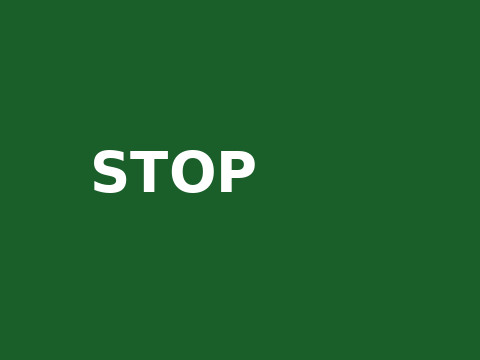
#> input picture fixtures/e2e/batch_sign.png, 480 x 360 px
$ python -i preprocess.py   (imports and definitions only)
#> lines starting #> are read from the running program, lines starting #| are printed output that depends on the picture; after the words box and inside, x2 and y2 are one past the last pixel; in counts of white or black regions, pixels touching at a corner belong together
#> further down, picture is the input picture: PIL image 480x360 RGB; mean R, G, B 30.5, 98.1, 46.1
"""Image enhancement and text-line segmentation."""
from __future__ import annotations
from dataclasses import dataclass
from PIL import Image, ImageEnhance, ImageOps

@dataclass(frozen=True)
class Region:
    box: tuple[int, int, int, int]
    image: Image.Image

def enhance(image: Image.Image) -> Image.Image:
    image = ImageOps.exif_transpose(image).convert("RGB")
    image = ImageOps.autocontrast(image, cutoff=0.5)
    return ImageEnhance.Sharpness(image).enhance(1.25)

def load_image(path: str) -> Image.Image:
    with Image.open(path) as image:
        return enhance(image.copy())

def _merge_lines(boxes: list[tuple[int, int, int, int]]) -> list[tuple[int, int, int, int]]:
    boxes = sorted(boxes, key=lambda b: (b[1], b[0]))
    merged: list[list[int]] = []
    for x1, y1, x2, y2 in boxes:
        cy = (y1 + y2) / 2
        placed = False
        for current in merged:
            ccy = (current[1] + current[3]) / 2
            ch = max(1, current[3] - current[1])
            h = max(1, y2 - y1)
            if abs(cy - ccy) <= 0.6 * max(ch, h):
                current[0] = min(current[0], x1)
                current[1] = min(current[1], y1)
                current[2] = max(current[2], x2)
                current[3] = max(current[3], y2)
                placed = True
                break
        if not placed:
            merged.append([x1, y1, x2, y2])
    return [tuple(b) for b in merged]

def segment_text_lines(image: Image.Image, max_regions: int = 5) -> list[Region]:
    # OpenCV/Numpy are intentionally imported lazily. Contract tests using the
    # stub backend do not need the heavy OCR runtime.
#> called with max_regions = 5
    import cv2
    import numpy as np

    arr = np.asarray(image)
    gray = cv2.cvtColor(arr, cv2.COLOR_RGB2GRAY)
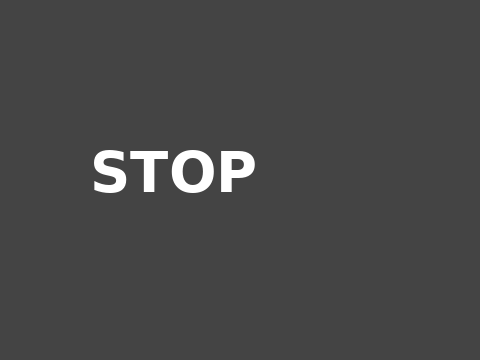
#> gray: shape (360, 480); min 68, max 255, mean 71.6
    clahe = cv2.createCLAHE(clipLimit=2.0, tileGridSize=(8, 8)).apply(gray)
    grad = cv2.morphologyEx(
        clahe, cv2.MORPH_GRADIENT, cv2.getStructuringElement(cv2.MORPH_RECT, (3, 3))
    )
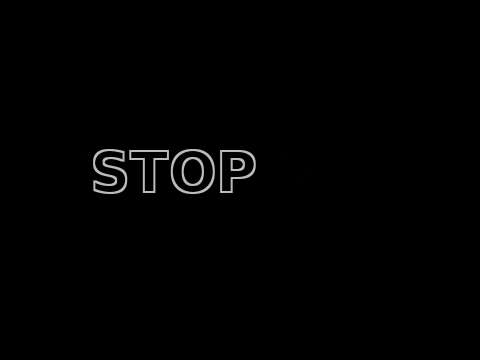
#> grad: shape (360, 480); min 0, max 188, mean 1.9
    _, bw = cv2.threshold(grad, 0, 255, cv2.THRESH_BINARY + cv2.THRESH_OTSU)
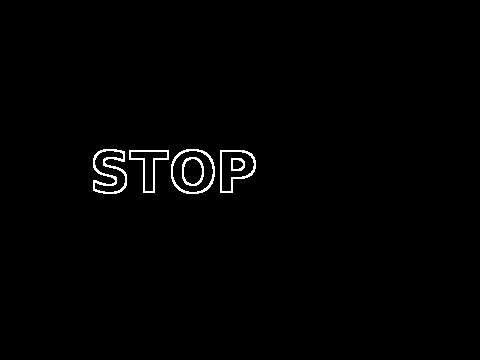
#> bw: shape (360, 480); 1% white in thin lines or dots, all inside (x1, y1, x2, y2) = (93, 149, 256, 194)
    kx = max(9, min(35, image.width // 40))
#> kx = 12
    closed = cv2.morphologyEx(
        bw, cv2.MORPH_CLOSE, cv2.getStructuringElement(cv2.MORPH_RECT, (kx, 3))
    )
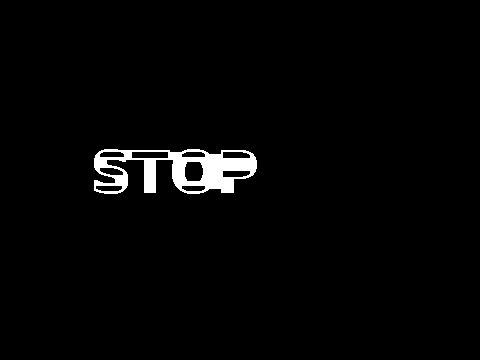
#> closed: shape (360, 480); 2.1% white; 1 white region
    contours, _ = cv2.findContours(closed, cv2.RETR_EXTERNAL, cv2.CHAIN_APPROX_SIMPLE)
#> contours = 1 contour; box (x1, y1, x2, y2) and area: (94, 149, 257, 194) 4760
    boxes: list[tuple[int, int, int, int]] = []
    min_area = max(120, (image.width * image.height) // 3000)
#> min_area = 120
    for contour in contours:
        x, y, w, h = cv2.boundingRect(contour)
        if w * h < min_area or w < 24 or h < 8 or w / max(h, 1) < 1.2:
            continue
        pad_x = max(4, int(w * 0.04))
        pad_y = max(4, int(h * 0.25))
        boxes.append((
            max(0, x - pad_x), max(0, y - pad_y),
            min(image.width, x + w + pad_x), min(image.height, y + h + pad_y)
        ))
#> this loop made 1 pass
#> (x, y, w, h, pad_x, pad_y) on pass 1: (94, 149, 163, 45, 6, 11)
#> after the loop, boxes = [(88, 138, 263, 205)]
    boxes = sorted(_merge_lines(boxes), key=lambda b: (b[1], b[0]))
#> the loop in _merge_lines, `for x1, y1, x2, y2 in boxes:` made 1 pass
#> (x1, y1, x2, y2, cy) on pass 1: (88, 138, 263, 205, 171.5)
#> after the loop in _merge_lines, `for x1, y1, x2, y2 in boxes:`: merged = [[88, 138, 263, 205]]
    if not boxes or len(boxes) > max_regions:
        boxes = [(0, 0, image.width, image.height)]
    regions: list[Region] = []
    for box in boxes[:max_regions]:
        crop = image.crop(box)
        if crop.height < 64:
            scale = 64 / max(crop.height, 1)
            crop = crop.resize((max(64, int(crop.width * scale)), 64), Image.Resampling.LANCZOS)
        regions.append(Region(box=box, image=crop))
#> this loop made 1 pass
#> pass 1, in segment_text_lines, `crop = image.crop(box)`:
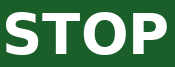
#> crop: PIL image 175x67 RGB; mean R, G, B 91.7, 140.9, 103.1
#> after the loop, regions = 1 item
    return regions

>>> from PIL import Image
>>> picture = Image.open('../fixtures/e2e/batch_sign.png')
>>> result = segment_text_lines(picture)
#> result = 1 item
